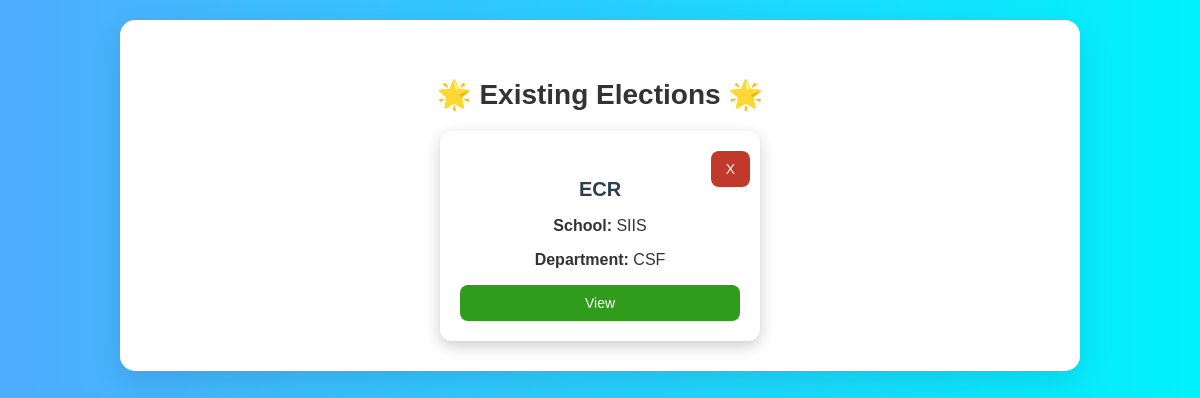
Page /existing-elections/ on the earlier database version.
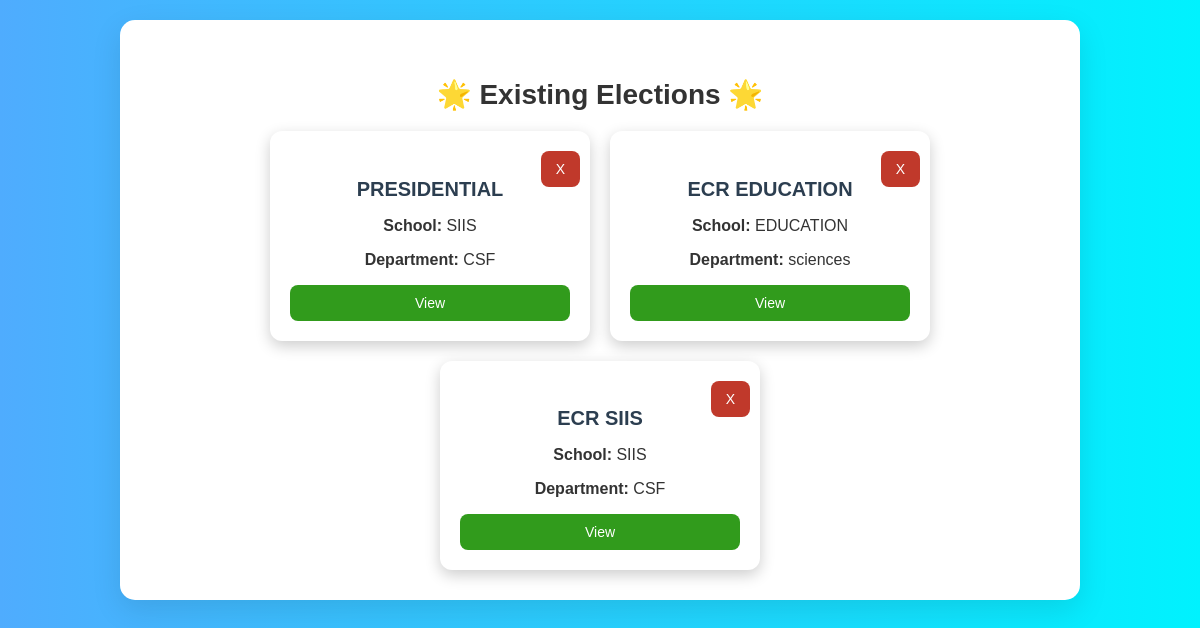
Same page on the later database version.
### voting/models.py (models this page shows, shortened)
class ElectionTitle(models.Model):
    title = models.CharField(max_length=255, default='all')
    school = models.ForeignKey(School, on_delete=models.CASCADE)
    department = models.ForeignKey(Department, on_delete=models.CASCADE)
    start_time = models.DateTimeField(null=True, blank=True)  # Allow null values
    end_time = models.DateTimeField(null=True, blank=True)    # Allow null values

class School(models.Model):
    name = models.CharField(max_length=255)

class Department(models.Model):
    name = models.CharField(max_length=255)
    school = models.ForeignKey(School, on_delete=models.CASCADE)

### voting/views.py (the view)
# urls.py: path("existing-elections/", views.existing_elections, name="existing_elections"),
def existing_elections(request):
    elections = ElectionTitle.objects.all()
    return render(request, 'voting/admin/existing_elections.html', {'existing_elections': elections})

### voting/templates/voting/admin/existing_elections.html (shortened to what this page needs)
<!DOCTYPE html>
<html lang="en">
<head>
</head>
<body>
  <div class="container">
    <h3>🌟 Existing Elections 🌟</h3>
    <div class="card-container">
      {% for election in existing_elections %}
        <div class="card">
          <h4>{{ election.title }}</h4>
          <p><strong>School:</strong> {{ election.school.name }}</p>
          <p><strong>Department:</strong> {{ election.department.name }}</p>
          <a href="{% url 'election_detail' election.id %}" class="view-btn">View</a>
          <form action="" method="post">
            <button type="submit" class="delete-btn">X</button>
          </form>
        </div>
      {% empty %}
        <p style="text-align:center; font-size: 18px; color: #555;">No elections found.</p>
      {% endfor %}
    </div>
  </div>
</body>
</html>

### voting/templates/voting/admin/existing_elections.html (style rules this page uses)
body { font-family: 'Poppins', sans-serif; margin: 0; padding: 20px; background: linear-gradient(to right, #4facfe, #00f2fe); color: #333; }
.container { max-width: 900px; margin: 0 auto; background: white; padding: 30px; border-radius: 15px; box-shadow: 0 10px 30px rgba(0, 0, 0, 0.1); text-align: center; }
h3 { font-size: 28px; font-weight: bold; color: #333; margin-bottom: 20px; }
.card-container { display: flex; flex-wrap: wrap; justify-content: center; gap: 20px; margin-top: 20px; }
.card { background: #fff; padding: 20px; border-radius: 12px; box-shadow: 0 5px 15px rgba(0, 0, 0, 0.2); width: 280px; text-align: center; transition: transform 0.3s, box-shadow 0.3s; position: relative; }
.card h4 { font-size: 20px; font-weight: bold; color: #2c3e50; margin-bottom: 8px; }
.delete-btn { background: #c0392b; color: white; border: none; padding: 10px 15px; cursor: pointer; border-radius: 8px; font-size: 14px; margin-top: 10px; transition: background 0.3s; position: absolute; right: 10px; top: 10px; }
.view-btn { background: #319b1c; color: white; border: none; padding: 10px 15px; cursor: pointer; border-radius: 8px; font-size: 14px; margin-top: 10px; display: block; text-decoration: none; }

Differences in the rows shown:
removed ElectionTitle: title "ECR", school.name "SIIS", department.name "CSF"
added ElectionTitle: title "PRESIDENTIAL", school.name "SIIS", department.name "CSF"
added ElectionTitle: title "ECR EDUCATION", school.name "EDUCATION", department.name "sciences"
added ElectionTitle: title "ECR SIIS", school.name "SIIS", department.name "CSF"
